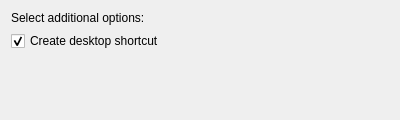
<?xml version="1.0" encoding="UTF-8"?>
<ui version="4.0">
 <class>ShortcutPage</class>
 <widget class="QWidget" name="ShortcutPage">
  <property name="windowTitle">
   <string>Shortcut Options</string>
  </property>
  <property name="geometry">
   <rect>
    <x>0</x>
    <y>0</y>
    <width>400</width>
    <height>120</height>
   </rect>
  </property>
  <layout class="QVBoxLayout" name="verticalLayout">
   <item>
    <widget class="QLabel" name="lblPrompt">
     <property name="text">
      <string>Select additional options:</string>
     </property>
    </widget>
   </item>
   <item>
    <widget class="QCheckBox" name="desktopShortcutBox">
     <property name="text">
      <string>Create desktop shortcut</string>
     </property>
     <property name="checked">
      <bool>true</bool>
     </property>
    </widget>
   </item>
   <item>
    <spacer name="verticalSpacer">
     <property name="orientation">
      <enum>Qt::Vertical</enum>
     </property>
     <property name="sizeHint" stdset="0">
      <size>
       <width>20</width>
       <height>40</height>
      </size>
     </property>
    </spacer>
   </item>
  </layout>
 </widget>
 <resources/>
 <connections/>
</ui>
